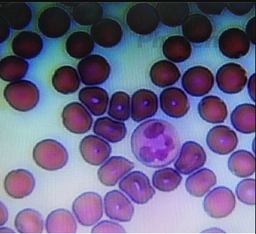
#> input picture image2.png, 256 x 234 px, shrunk from 374 x 342 before the run, found by its file name
$ python circle.py
#> lines starting #> are read from the running program, lines starting #| are printed output that depends on the picture
### canny.py
# 精细边缘检测和梯度检测
from math import sqrt, atan2, pi
import numpy as np

def canny_edge_detector(input_image):
    input_pixels = input_image.load()
    width = input_image.width
    height = input_image.height

    # 转换为灰度图像
    grayscaled = compute_grayscale(input_pixels, width, height)

    # 模糊图像以清除噪音
    blurred = compute_blur(grayscaled, width, height)

    # 计算梯度
    gradient, direction = compute_gradient(blurred, width, height)

    # 非极大值抑制
    filter_out_non_maximum(gradient, direction, width, height)

    # 过滤掉一些边缘
    keep = filter_strong_edges(gradient, width, height, 20, 25)

    return keep


def compute_grayscale(input_pixels, width, height):
    grayscale = np.empty((width, height))
    for x in range(width):
        for y in range(height):
            pixel = input_pixels[x, y]
            grayscale[x, y] = (pixel[0] + pixel[1] + pixel[2]) / 3
    return grayscale


def compute_blur(input_pixels, width, height):
    # 保持图像内的坐标
    clip = lambda x, l, u: l if x < l else u if x > u else x

    # 高斯核
    kernel = np.array([
        [1 / 256,  4 / 256,  6 / 256,  4 / 256, 1 / 256],
        [4 / 256, 16 / 256, 24 / 256, 16 / 256, 4 / 256],
        [6 / 256, 24 / 256, 36 / 256, 24 / 256, 6 / 256],
        [4 / 256, 16 / 256, 24 / 256, 16 / 256, 4 / 256],
        [1 / 256,  4 / 256,  6 / 256,  4 / 256, 1 / 256]
    ])

    # 内核中心
    offset = len(kernel) // 2

    # 计算模糊图像
    blurred = np.empty((width, height))
    for x in range(width):
        for y in range(height):
            acc = 0
            for a in range(len(kernel)):
                for b in range(len(kernel)):
                    xn = clip(x + a - offset, 0, width - 1)
                    yn = clip(y + b - offset, 0, height - 1)
                    acc += input_pixels[xn, yn] * kernel[a, b]
            blurred[x, y] = int(acc)
    return blurred


def compute_gradient(input_pixels, width, height):
    gradient = np.zeros((width, height))
    direction = np.zeros((width, height))
    for x in range(width):
        for y in range(height):
            if 0 < x < width - 1 and 0 < y < height - 1:
                magx = input_pixels[x + 1, y] - input_pixels[x - 1, y]
                magy = input_pixels[x, y + 1] - input_pixels[x, y - 1]
                gradient[x, y] = sqrt(magx**2 + magy**2)
                direction[x, y] = atan2(magy, magx)
    return gradient, direction


def filter_out_non_maximum(gradient, direction, width, height):
    for x in range(1, width - 1):
        for y in range(1, height - 1):
            angle = direction[x, y] if direction[x, y] >= 0 else direction[x, y] + pi
            rangle = round(angle / (pi / 4))
            mag = gradient[x, y]
            if ((rangle == 0 or rangle == 4) and (gradient[x - 1, y] > mag or gradient[x + 1, y] > mag)
                    or (rangle == 1 and (gradient[x - 1, y - 1] > mag or gradient[x + 1, y + 1] > mag))
                    or (rangle == 2 and (gradient[x, y - 1] > mag or gradient[x, y + 1] > mag))
                    or (rangle == 3 and (gradient[x + 1, y - 1] > mag or gradient[x - 1, y + 1] > mag))):
                gradient[x, y] = 0


def filter_strong_edges(gradient, width, height, low, high):
    # 保存深刻的边缘
    keep = set()
    for x in range(width):
        for y in range(height):
            if gradient[x, y] > high:
                keep.add((x, y))

    # 保存待保存像素周围的弱边缘
    lastiter = keep
    while lastiter:
        newkeep = set()
        for x, y in lastiter:
            for a, b in ((-1, -1), (-1, 0), (-1, 1), (0, -1), (0, 1), (1, -1), (1, 0), (1, 1)):
                if gradient[x + a, y + b] > low and (x+a, y+b) not in keep:
                    newkeep.add((x+a, y+b))
        keep.update(newkeep)
        lastiter = newkeep

    return list(keep)


# [8 lines that do not run on import are left out]

### circle.py
# 使用精细边缘检测检测出来的边缘，使用霍夫圆变换检测出圆
from PIL import Image, ImageDraw
from math import sqrt, pi, cos, sin
from canny import canny_edge_detector
from collections import defaultdict
import cv2
import numpy as np

# 加载图像:
input_image = Image.open('Image-Progcess/image2.png')
#> input_image is the input picture: PIL image 256x234 RGB; mean R, G, B 107.3, 102.1, 136.1

# 输出图像:
output_image = Image.new("RGB", input_image.size)
#> output_image: PIL image 256x234 RGB; every value is 0
output_image.paste(input_image)
draw_result = ImageDraw.Draw(output_image)
"""
#kernel = np.ones((5,5),np.uint8)
kernel = cv2.getStructuringElement(cv2.MORPH_ELLIPSE, (5, 5))
open_cv_image = np.array(input_image)
open_cv_image = open_cv_image[:, :, ::-1].copy()
erosion = cv2.erode(open_cv_image,kernel,iterations = 1)
dilation = cv2.dilate(erosion,kernel,iterations = 2)
cv2.imshow("erosion",erosion)
cv2.waitKey(0)
cv2.imshow("dilation",dilation)
cv2.waitKey(0)
cv2.destroyAllWindows()
#img = cv2.cvtColor(erosion, cv2.COLOR_BGR2RGB)
img = cv2.cvtColor(dilation, cv2.COLOR_BGR2RGB)

input_image = Image.fromarray(img)
output_image.paste(input_image)
draw_result = ImageDraw.Draw(output_image)
"""
# 监测圆
rmin = 18
rmax = 40
steps = 100
threshold = 0.3

points = []
for r in range(rmin, rmax + 1):
    for t in range(steps):
        points.append((r, int(r * cos(2 * pi * t / steps)), int(r * sin(2 * pi * t / steps))))

acc = defaultdict(int)
for x, y in canny_edge_detector(input_image):
#> in canny_edge_detector, `width = input_image.width`: width = 256
#> in canny_edge_detector, `height = input_image.height`: height = 234
#> in canny_edge_detector, `grayscaled = compute_grayscale(input_pixels, width, height)`:
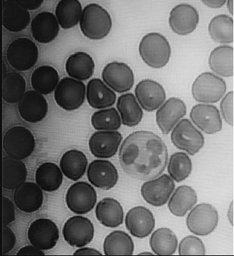
#> grayscaled: shape (256, 234) float64; min 8.67, max 247.3, mean 115.2
#> in compute_blur, `offset = len(kernel) // 2`: offset = 2
#> in canny_edge_detector, `blurred = compute_blur(grayscaled, width, height)`:
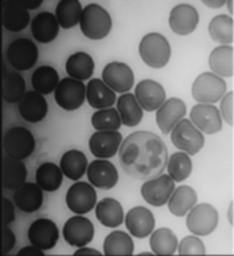
#> blurred: shape (256, 234) float64; min 15, max 233, mean 114.7
#> in canny_edge_detector, `gradient, direction = compute_gradient(blurred, width, height)`:
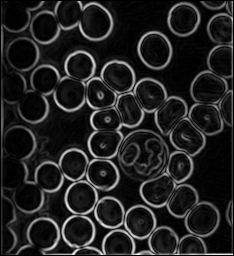
#> gradient: shape (256, 234) float64; min 0, max 91.09, mean 12; drawn with min black and max white
#> in canny_edge_detector, `gradient, direction = compute_gradient(blurred, width, height)`:
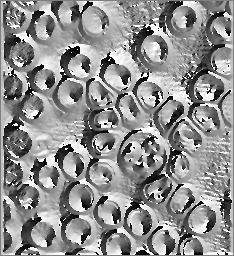
#> direction: shape (256, 234) float64; min -3.13, max 3.14, mean 0.4; drawn with min black and max white
#> in filter_strong_edges, `keep = set()`: keep = 0 items
#> in filter_strong_edges, `lastiter = keep`: lastiter = 4711 items
#> in canny_edge_detector, `keep = filter_strong_edges(gradient, width, height, 20, 25)`: keep = 5239 items
    for r, dx, dy in points:
        a = x - dx
        b = y - dy
        acc[(a, b, r)] += 1
#> this loop made 5239 passes
#> after the loop, acc = 1914092 items

circles = []
#> circles = []
for k, v in sorted(acc.items(), key=lambda i: -i[1]):
    x, y, r = k
    if v / steps >= threshold and all((x - xc) ** 2 + (y - yc) ** 2 > rc ** 2 for xc, yc, rc in circles):
        print(v / steps, x, y, r)
        circles.append((x, y, r))
#> this loop made 1914092 passes
#> (v, x, y, r) on passes 1 to 3: (52, 198, 83, 18), (50, 22, 94, 18), (50, 218, 201, 18)
#| 0.52 198 83 18
#| 0.5 22 94 18
#| 0.5 218 201 18
#| 0.46 223 139 18
#| 0.46 89 209 18
#| 0.45 75 119 18
#| 0.45 143 106 18
#| 0.44 151 142 22
#> (further printed lines are left out)
#> after the loop, circles = 35 items, first 6: (198, 83, 18), (22, 94, 18), (218, 201, 18), (223, 139, 18), (89, 209, 18), (75, 119, 18)

for x, y, r in circles:
    draw_result.ellipse((x-r, y-r, x+r, y+r), outline=(255,0,0,0))
#> this loop made 35 passes
#> (x, y, r) on passes 1 to 12: (198, 83, 18), (22, 94, 18), (218, 201, 18), (223, 139, 18), (89, 209, 18), (75, 119, 18), (143, 106, 18), (151, 142, 22), (188, 157, 18), (176, 100, 18), (143, 17, 18), (230, 76, 18)

# 保存输出图像
output_image.save("result.png")
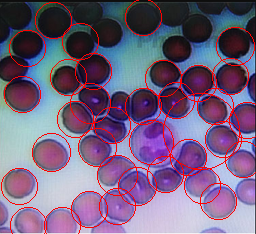
#> saved as result.png: PIL image 256x234 RGB; mean R, G, B 115.5, 95.4, 126.7
